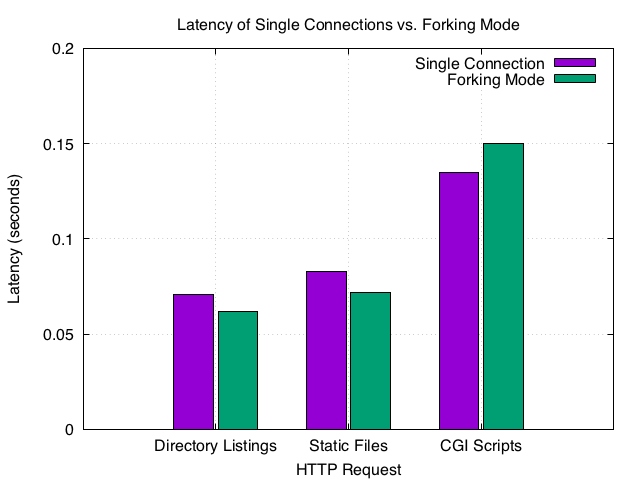

This chart was generated by the following gnuplot code:
set title "Latency of Single Connections vs. Forking Mode"
set auto x
set yrange [0:.2]
set style data histogram
set style histogram cluster gap 1
set style fill solid border -1
set boxwidth 0.9
set grid x
set grid y
set xlabel "HTTP Request"
set ylabel "Latency (seconds)"

plot 'latency.dat' using 2:xticlabels(1) title "Single Connection", '' using 3:xticlabels(1) title "Forking Mode"

set term png
set output "latency.png"
replot
set term x11